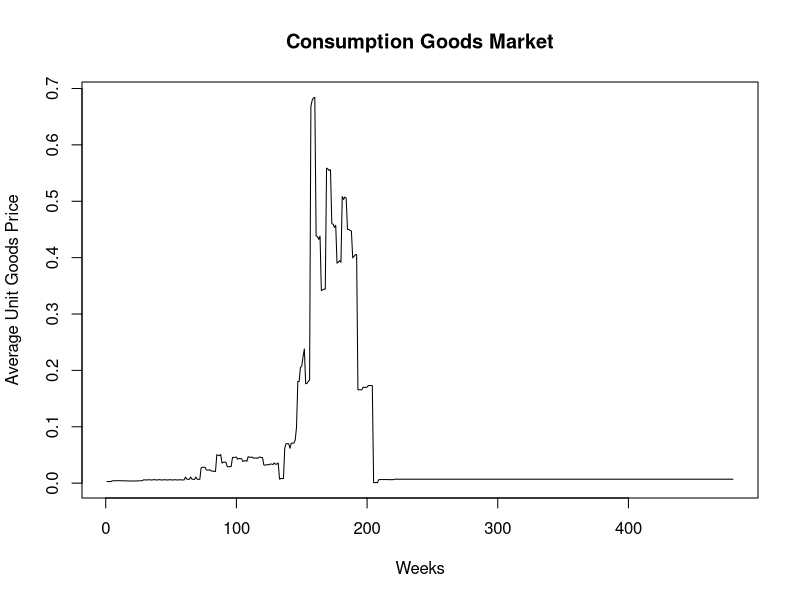
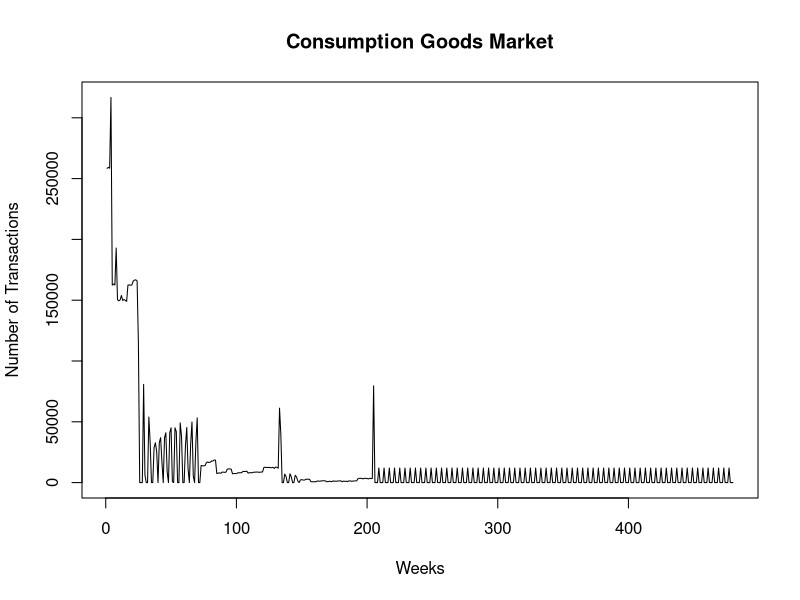
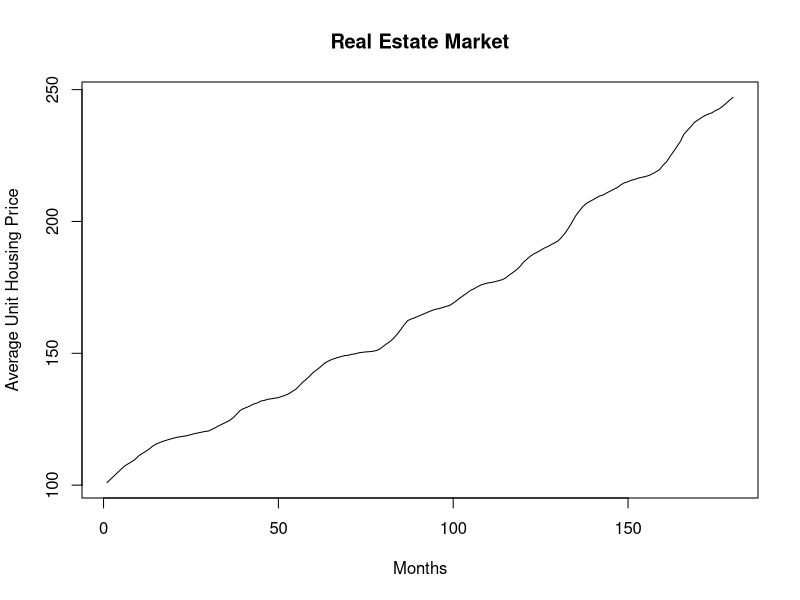
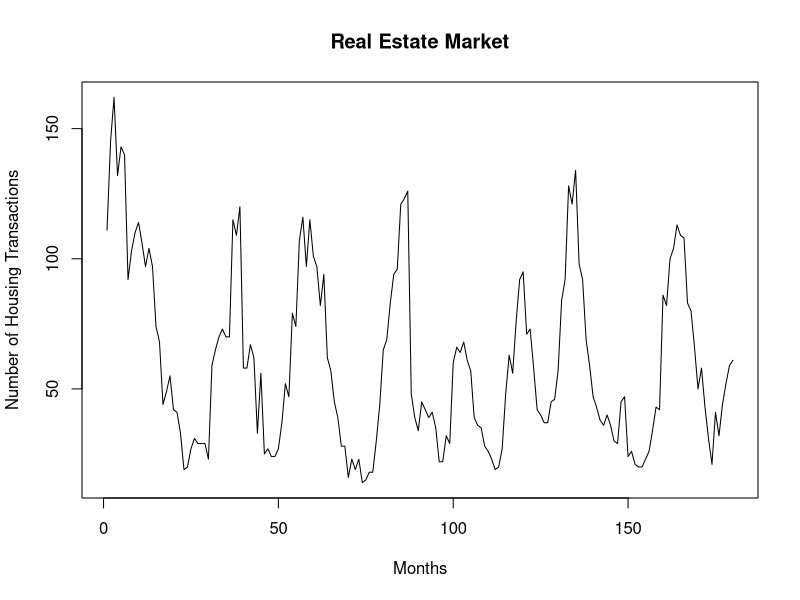

These charts were generated, in order, by the following R code: (Note: this script raises an error after producing the figures.)
time_series_boxplot <- function(nagents, niter, datavector, xlabel, ylabel, title, fname){
	png(fname, width = 800, height = 800, pointsize=24)
	times <- (1:niter)
	values <- matrix(datavector, nrow = niter, ncol = nagents, byrow = T)
	boxplot(values~times, type="l", xlab = xlabel, ylab=ylabel, main = title)
	dev.off()
}

time_series_mean <- function(nagents, niter, datavector, xlabel, ylabel, title, fname){
	png(fname, width = 800, height = 800, pointsize=24)
	times <- (1:niter)
	means <- (1:niter)
	values <- matrix(datavector, nrow = niter, ncol = nagents, byrow = T)
	for (i in 1:niter){
		means[i] <- mean(values[i,])
	}
	plot(means~times, type="l", xlab = xlabel, ylab=ylabel, main = title)
	dev.off()
}

time_series_point <- function(niter, datavector, xlabel, ylabel, title, fname){
	png(fname, width = 800, height = 800, pointsize=24)
	times <- (1:niter)
	plot(datavector~times, type="l", xlab = xlabel, ylab=ylabel, main = title)
	dev.off()
}


setwd("/Users/bulent/Documents/AWorkspace/iceace/FLAME/outputs/plots/")

Government <- read.csv('../data/Government_snapshot.txt', sep = " ", header = T, stringsAsFactors = F)
Centralbank <- read.csv('../data/CentralBank_snapshot.txt', sep = " ", header = T, stringsAsFactors = F)
Equityfund <- read.csv('../data/EquityFund_snapshot.txt', sep = " ", header = T, stringsAsFactors = F)
Mall <- read.csv('../data/Mall_snapshot.txt', sep = " ", header = T, stringsAsFactors = F)
REAgency<- read.csv('../data/REAgency_snapshot.txt', sep = " ", header = T, stringsAsFactors = F)


nWeeks <- length(Mall$IT_NO)
nMonths <- length(REAgency$IT_NO)
nQuarters <- length(Equityfund$IT_NO)
nFirms = 150
nHouseholds = 8000
nBanks = 2

BankBalance <- read.csv('../data/Bank_BalanceSheet.txt', sep = " ", header = T, stringsAsFactors = F)
BankIncome <- read.csv('../data/Bank_IncomeStatement.txt', sep = " ", header = T, stringsAsFactors = F)

FirmMonthly <- read.csv('../data/Firm_Monthly.txt', sep = " ", header = T, stringsAsFactors = F)
FirmBalance <- read.csv('../data/Firm_Quarterly_BalanceSheet.txt', sep = " ", header = T, stringsAsFactors = F)
FirmIncome <- read.csv('../data/Firm_Quarterly_IncomeStatement.txt', sep = " ", header = T, stringsAsFactors = F)
FirmDividends <- read.csv('../data/Firm_Quarterly_Dividends.txt', sep = " ", header = T, stringsAsFactors = F)

HouseholdQuarterly <- read.csv('../data/Household_Quarterly.txt', sep = " ", header = T, stringsAsFactors = F)
HouseholdWeekly <- read.csv('../data/Household_Weekly.txt', sep = " ", header = T, stringsAsFactors = F)
HouseholdMonthlyFirst <- read.csv('../data/Household_Monthly_FirstDay.txt', sep = " ", header = T, stringsAsFactors = F)
HouseholdMonthlyLast <- read.csv('../data/Household_Monthly_LastDay.txt', sep = " ", header = T, stringsAsFactors = F)

#MALL:
time_series_mean(1, nWeeks, Mall$AVG_GOODS_PRICE, "Weeks", "Average Unit Goods Price", "Consumption Goods Market", "AvgGoodsPrice.png")
time_series_point(nWeeks, Mall$TRANSACTION_QUANTITY, "Weeks", "Number of Transactions", "Consumption Goods Market", "TransactionVolumeGoods.png")

#Real Estate Agency
time_series_point(nMonths, REAgency$AVG_HOUSING_PRICE, "Months", "Average Unit Housing Price", "Real Estate Market", "AvgHousingPrice.png")
time_series_point(nMonths, REAgency$TRANSACTION_QUANTITY, "Months", "Number of Housing Transactions", "Real Estate Market", "TransactionVolumeHouses.png")

#Central Bank
time_series_point(nQuarters, Centralbank$INTEREST_RATE, "Quarters", "Interest Rate", "Central Bank", "InterestRate.png")
time_series_point(nQuarters, Centralbank$INFLATION, "Quarters", "Inflation", "Central Bank", "Inflation.png")

#Government
time_series_point(nQuarters, Government$UNEMPLOYMENT_RATE, "Quarters", "Unemployment Rate", "Government", "UnemploymentRate.png")
time_series_point(nQuarters, Government$LABOUR_TAX_RATE, "Quarters", "Tax Rate (labour/Capital)", "Government", "TaxRate.png")
time_series_point(nQuarters, Government$GOV_GENERAL_BENEFIT_RATE, "Quarters", "General Benefits Rate", "Government", "BenefitsRate.png")
time_series_point(nQuarters, Government$UNEMPLOYMENT_BENEFITS, "Quarters", "Unemployment Benefits", "Government", "BenefitsUnemployment.png")
time_series_point(nQuarters, Government$GENERAL_BENEFITS, "Quarters", "General Benefits", "Government", "BenefitsGeneral.png")

#Equity Fund
time_series_point(nQuarters, Equityfund$DIVIDENDS_RECIEVED, "Quarters", "Dividends Received", "Equity Fund", "FundDividendsReceived.png")
time_series_point(nQuarters, Equityfund$DIVIDENDS_RETAINED, "Quarters", "Dividends Retained", "Equity Fund", "FundDividendsRetained.png")
time_series_point(nQuarters, Equityfund$LIQUIDITY, "Quarters", "Liquidity ", "Equity Fund", "FundLiquidity.png")

#Banks
time_series_mean(nBanks, nQuarters, BankBalance$LOANS, "Quarters", "Loans to Firms (Mean)", "Banks", "Loans.png")
time_series_mean(nBanks, nQuarters, BankBalance$MORTGAGES, "Quarters", "Mortgages to Households (Mean)", "Banks", "Mortgages.png")
time_series_mean(nBanks, nQuarters, BankBalance$DEPOSITS, "Quarters", "Deposits from Firms, HH (Mean)", "Banks", "Deposits.png")
time_series_mean(nBanks, nQuarters, BankBalance$CENTRALBANK_DEBT, "Quarters", "Central Bank Debt (Mean)", "Banks", "BanksDebt.png")
time_series_mean(nBanks, nQuarters, BankBalance$EQUITY, "Quarters", "Equity (Mean)", "Banks", "BanksEquity.png")
time_series_mean(nBanks, nQuarters, BankIncome$INTERESTS_ACCRUED, "Months", "Interests Collected (Mean)", "Banks", "BanksInterestsCollected.png")
time_series_mean(nBanks, nQuarters, BankIncome$TOTAL_WRITEOFFS, "Quarters", "Total Writeoffs(Mean)", "Banks", "BanksWriteoffs.png")
time_series_mean(nBanks, nQuarters, BankIncome$INTERESTS_PAID, "Months", "Interests Paid (Mean)", "Banks", "BanksInterestsPaid.png")
time_series_mean(nBanks, nQuarters, BankIncome$NET_EARNINGS, "Months", "Net Earnings (Mean)", "Banks", "BanksNetEarnings.png")


#Firms
time_series_mean(nFirms, nMonths, FirmMonthly$NO_EMPLOYEES, "Months", "No Employees (mean)", "Firms", "FirmsSize.png")
time_series_mean(nFirms, nMonths, FirmMonthly$INVENTORY, "Months", "Inventory (mean)", "Firms", "FirmsInventory.png")
time_series_mean(nFirms, nMonths, FirmMonthly$PRODUCTION_PLAN, "Months", "Production Plan (mean)", "Firms", "FirmsProductionPlan.png")
time_series_mean(nFirms, nQuarters, FirmDividends$DIVIDENDS_PAID, "Quarters", "Dividends Paid (mean)", "Firms", "FirmsDividendsPaid.png")
time_series_mean(nFirms, nQuarters, FirmIncome$REVENUES, "Quarters", "Sale Revenues (mean)", "Firms", "FirmsRevenues.png")
time_series_mean(nFirms, nQuarters, FirmIncome$LABOUR_COSTS, "Quarters", "Labour Costs (mean)", "Firms", "FirmsLabourCosts.png")
time_series_mean(nFirms, nQuarters, FirmIncome$TOTAL_INTEREST_PAYMENTS, "Quarters", "Interest Payments (mean)", "Firms", "FirmsInterestPayments.png")
time_series_mean(nFirms, nQuarters, FirmIncome$NET_EARNINGS, "Quarters", "Net Earnings (mean)", "Firms", "FirmsNetEarnings.png")

time_series_mean(nFirms, nQuarters, FirmBalance$TOTAL_ASSETS, "Quarters", "Total Assets (mean)", "Firms", "FirmsTotalAssets.png")
time_series_mean(nFirms, nQuarters, FirmBalance$LIQUIDITY, "Quarters", "Liquidity (mean)", "Firms", "FirmsLiquidity.png")
time_series_mean(nFirms, nQuarters, FirmBalance$DEBT, "Quarters", "Debt (mean)", "Firms", "FirmsDebt.png")
time_series_mean(nFirms, nQuarters, FirmBalance$CAPITAL_GOODS, "Quarters", "Capital Goods (mean)", "Firms", "FirmsCapitalGoods.png")


#Household - Quarterly
time_series_boxplot(nHouseholds, nQuarters, HouseholdQuarterly$HOUSING_VALUE, "Quarters", "Housing Value (boxplot)", "Households", "HouseholdsHousingValue.png")
time_series_boxplot(nHouseholds, nQuarters, HouseholdQuarterly$LIQUIDITY, "Quarters", "Housing Liquidity (boxplot)", "Households", "HouseholdsLiquidityQuarterly.png")
time_series_boxplot(nHouseholds, nQuarters, HouseholdQuarterly$CAPITAL_INCOME, "Quarters", "Capital Income (boxplot)", "Households", "HouseholdsCapitalIncome.png")
time_series_boxplot(nHouseholds, nQuarters, HouseholdQuarterly$HOUSING_PAYMENT, "Quarters", "Housing Payment (boxplot)", "Households", "HouseholdsHousingPayment.png")

#Household - Monthly
time_series_mean(nHouseholds, nMonths, HouseholdMonthlyFirst$LIQUIDITY, "Months", "Liquidity (mean)", "Households", "HouseholdsLiquidityMonthly.png")
time_series_mean(nHouseholds, nMonths, HouseholdMonthlyFirst$MORTGAGES, "Months", "Mortgages (mean)", "Households", "HouseholdsMortgagesMonthly.png")
time_series_mean(nHouseholds, nMonths, HouseholdMonthlyFirst$MORTGAGE_COST, "Months", "Mortgage Costs (mean)", "Households", "HouseholdsMortgageCostsMonthly.png")
time_series_mean(nHouseholds, nMonths, HouseholdMonthlyFirst$HOUSING_UNITS, "Months", "Housing Units (mean)", "Households", "HouseholdsHousingUnits.png")


#Household - Weekly
time_series_boxplot(nHouseholds, nWeeks, HouseholdWeekly$LIQUIDITY, "Weeks", "Liquidity (distro)", "Households", "HouseholdsLiquidityWeeklyDistro.png")
time_series_mean(nFirms, nWeeks, HouseholdWeekly$LIQUIDITY, "Weeks", "Liquidity (mean)", "Households", "HouseholdsLiquidityWeekly.png")
time_series_boxplot(nHouseholds, nWeeks, HouseholdWeekly$WEEKLY_CONSUMPTION_BUDGET, "Weeks", "Consumption Goods Budget (distro)", "Households", "HouseholdsConsumptionBudgetWeeklyDistro.png")
time_series_mean(nHouseholds, nWeeks, HouseholdWeekly$WEEKLY_CONSUMPTION_BUDGET, "Weeks", "Consumption Goods Budget (mean)", "Households", "HouseholdsConsumptionBudgetWeekly.png")
time_series_mean(nHouseholds, nWeeks, HouseholdWeekly$money_to_spend, "Weeks", "Money Available to Spend (mean)", "Households", "HouseholdsToSpendWeekly.png")
time_series_mean(nHouseholds, nWeeks, HouseholdWeekly$money_spent, "Weeks", "Money Spent (mean)", "Households", "HouseholdsExpenditureWeekly.png")
